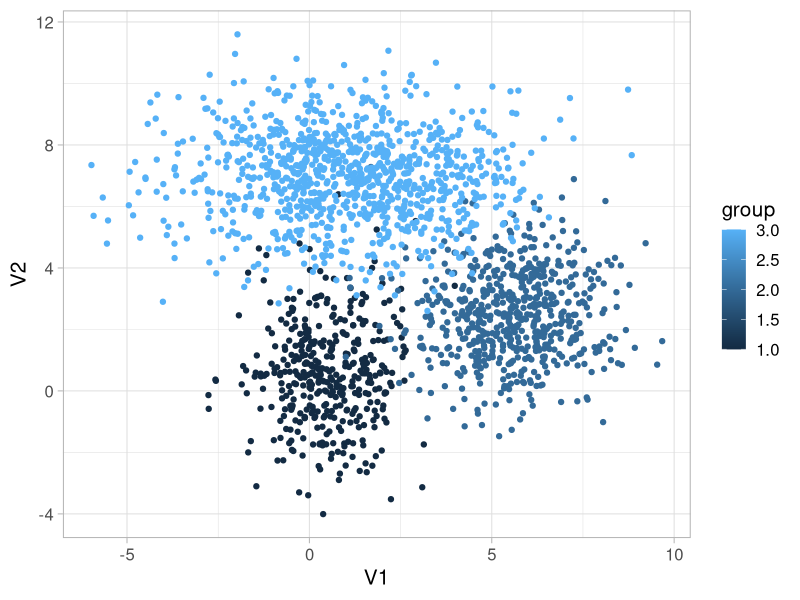

Write R code to recreate this figure.
library(mvtnorm)
n1=400
mu1=c(0.5,0.5)
var1=matrix(c(1,0,0,3),2,2,byrow = T)
n2=600
mu2=c(5.5,2.5)
var2=matrix(c(2,0,0,2),2,2,byrow = T)
n3=1000
mu3=c(1,7)
var3=matrix(c(6,0,0,2),2,2,byrow = T)
#####
x1=rmvnorm(n=n1,mean=mu1,sigma = var1)
x2=rmvnorm(n=n2,mean=mu2,sigma = var2)
x3=rmvnorm(n=n3,mean=mu3,sigma = var3)
#####
x<-rbind(x1,x2,x3)
xx<-as.data.frame(x)
xx$group<-rep(1:3,times=c(400,600,1000))
####
library(ggplot2)
theme_set(theme_light(base_size=15))
ggplot(xx,aes(V1,V2,color=group))+geom_point()
##########
n_clusters=3
n_points=nrow(x)
mu=rbind(c(0,-1),c(6,0),c(0,9))
var=matrix(rep(1,6),3,2)
Pi=rep(1/3,3)
W=matrix(1,nrow(x),n_clusters)/3
#########################
update_w<-function(x,mu,var,pi){
    n_points=nrow(x)
    n_clusters=length(pi)
    pdfs=matrix(0,n_points,n_clusters)
    for(i in 1:n_clusters){
        pdfs[,i]<-dmvnorm(x,mean=mu[i,],sigma=diag(var[i,]))*pi[i]
    }
    #w=sweep(pdfs,1,rowSums(pdfs),"/")
    w=pdfs/rowSums(pdfs)[row(pdfs)]
    return(w)
}
######
update_pi<-function(w){
    pi=colSums(w)/sum(w)
    return(pi)
}
###### ? some thing wrong here
logLH<-function(x,pi,mu,var){
    n_points=nrow(x)
    n_clusters=length(pi)
    pdfs=matrix(0,n_points,n_clusters)
    for(i in 1:n_clusters){
        pdfs[,i]<-dmvnorm(x,mean=mu[i,],sigma=diag(var[i,]))*pi[i]
    }
    return(mean(log(colSums(pdfs))))
}
####
update_mu<-function(x,w){
    n_clusters=ncol(w)
    mu=matrix(0,3,2)
    for(i in 1:n_clusters){
        mu[i,1]=weighted.mean(x[,1],w[,i])
        mu[i,2]=weighted.mean(x[,2],w[,i])
    }
    return(mu)
}
####
update_var<-function(x,mu,w){
    n_clusters=ncol(w)
    var=matrix(0,3,2)
    for(i in 1:n_clusters){
        var[i,1]<-weighted.mean((x[,1]-mu[i,1])^2,w[,i])
        var[i,2]<-weighted.mean((x[,2]-mu[i,2])^2,w[,i])
    }
    return(var)
}
######
logl<-numeric()
for(i in 1:5){
    W=update_w(x,mu,var,Pi)
    Pi=update_pi(W)
    mu=update_mu(x,W)
    var=update_var(x,mu,W)
    print(logLH(x,Pi,mu,var))
}
